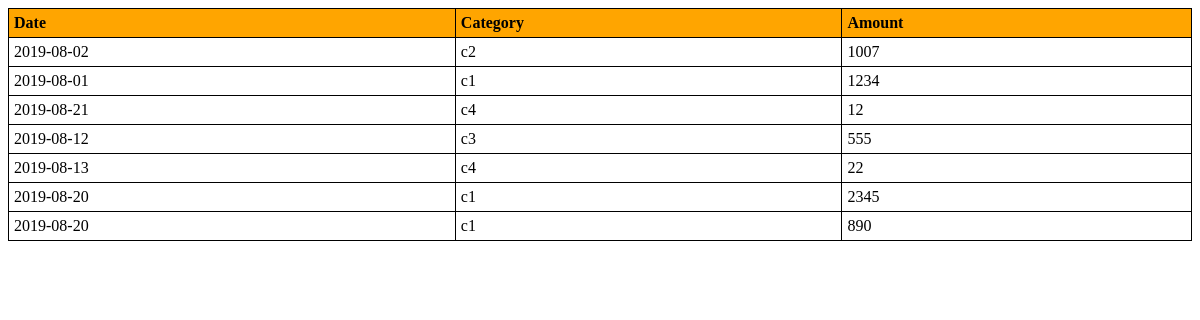
The app's page /expensefetch.php, older data.
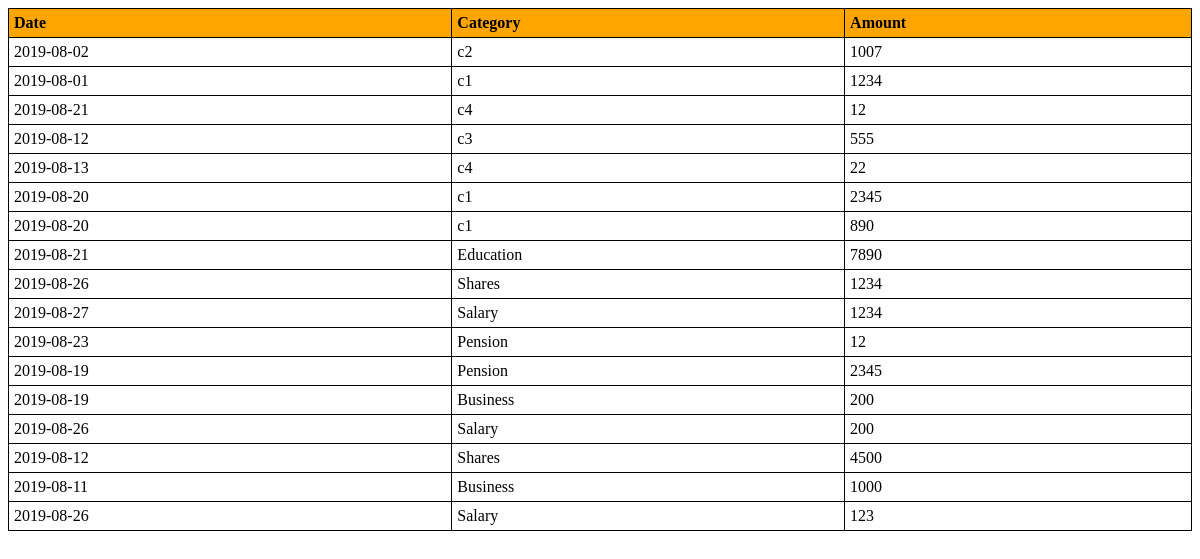
The same page, newer data.
### tables this page shows
CREATE TABLE `expense` (
  `id` int(100) NOT NULL,
  `username` varchar(20) NOT NULL,
  `date` date NOT NULL,
  `category` varchar(20) NOT NULL,
  `amount` float NOT NULL,
  `isdel` int(2) NOT NULL
);

### expensefetch.php (the view, shortened to what this page needs)
<!DOCTYPE html>
<html lang="en" dir="ltr">
  <head>
  </head>
  <body>
    <?php
    require_once 'connection.php';
    	$p=$_GET["p"];
    		$result2 = mysqli_query($conn,"SELECT * FROM expense WHERE category LIKE '$p%'" );
        echo "<table>
        <tr>
        <th>Date</th>
        <th>Category</th>
        <th>Amount</th>
        </tr>";
    	 while($row = mysqli_fetch_array($result2))
    		{
          echo "<tr>";
          echo "<td>" . $row['date'] . "</td>";
          echo "<td>" . $row['category'] . "</td>";
          echo "<td>" . $row['amount'] . "</td>";
          echo "</tr>";
    		}
        echo "</table>";
     ?>
  </body>
</html>

Row changes from the older to the newer data that the page shows:
added expense: date "2019-08-21", category "Education", amount "7890"
added expense: date "2019-08-26", category "Shares", amount "1234"
added expense: date "2019-08-27", category "Salary", amount "1234"
added expense: date "2019-08-23", category "Pension", amount "12"
added expense: date "2019-08-19", category "Pension", amount "2345"
added expense: date "2019-08-19", category "Business", amount "200"
added expense: date "2019-08-26", category "Salary", amount "200"
added expense: date "2019-08-12", category "Shares", amount "4500"
added expense: date "2019-08-11", category "Business", amount "1000"
added expense: date "2019-08-26", category "Salary", amount "123"
